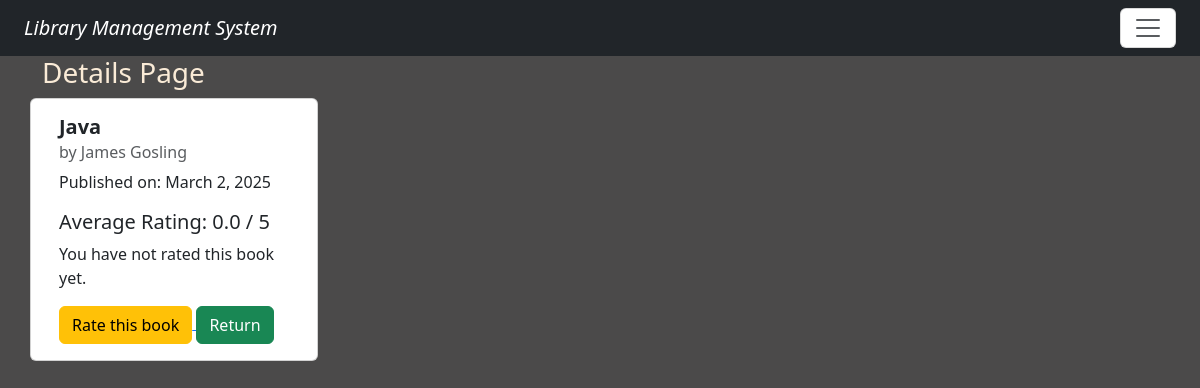
The app's page /book_detail/6/ (signed in), older data.
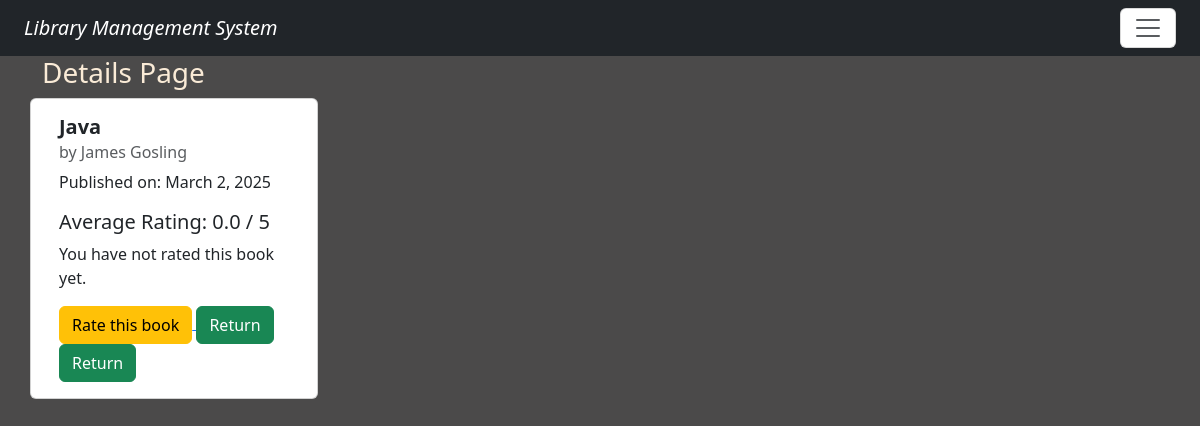
The same page, newer data.
### library/models.py (models this page shows, shortened)
class Author(models.Model):
    author_name = models.CharField(max_length=100)

class BorrowRecord(models.Model):
    user = models.ForeignKey(User, on_delete=models.CASCADE)
    book = models.ForeignKey(Book, on_delete=models.CASCADE)
    borrow_date = models.DateField(auto_now_add=True)
    return_date = models.DateField(null=True, blank=True)
    due_date = models.DateField(default=date.today() + timedelta(days=14))
    is_returned = models.BooleanField(default=False)

### library/views.py (the view)
# urls.py: path('book_detail/<int:pk>/', views.book_detail, name = 'book_detail'),
def book_detail(request, pk):
    book=Book.objects.get(pk=pk)
    user_rating = BookRating.objects.filter(book=book, user=request.user).first()
    user_has_borrowed = book.borrowrecord_set.filter(user=request.user, is_returned=False).exists()
    borrowed_books_count = BorrowRecord.objects.filter(user=request.user, is_returned=False).values('book').distinct().count()
    user_reached_limit = borrowed_books_count >=5
    if request.method=='POST':
        text=request.POST.get('text')
        if text:
            Comment.objects.create(user=request.user,book=book,text=text)
            return redirect('viewsbook',pk=pk)
    return render(request,'book_detail.html',{'book':book , 'user_has_borrowed':user_has_borrowed ,'user_reached_limit':user_reached_limit, 'user_rating' : user_rating})

### library/models.py (called while the page is built)
    def average_rating(self):
        ratings = self.ratings.all()  # This will now work because of related_name='ratings'
        if ratings.exists():
            total_rating = sum(rating.rating for rating in ratings)
            return total_rating / ratings.count()
        return 0.0

### library/templates/book_detail.html (shortened to what this page needs)
{% extends 'base.html' %}
{% block content %}
    <h3>Details Page</h3>
    <div class="card" style="width: 18rem;">
        <div class="card-body">
            <h5 class="card-title"><strong>{{ book.book_name }}</strong></h5>
            <h6 class="card-subtitle mb-2 text-body-secondary">by
                {% for auth in book.authors.all %}
                    {{ auth.author_name }}
                {% endfor %}
            </h6>
            <p class="card-text">Published on: {{ book.publish_date }}</p>
            <h5>Average Rating: {{ book.average_rating }} / 5</h5>
            {% if user_rating %}
                <h5>Your Rating: {{ user_rating.rating }} / 5</h5>
            {% else %}
                <p>You have not rated this book yet.</p>
            {% endif %}
            <a href="{% url 'rate_book' book.id %}">
                <input type="submit" value="Rate this book" class="btn btn-warning">
            </a>
        {% for borrow in book.borrowrecord_set.all %}
            {% if borrow.user == request.user and not borrow.is_returned %}
                <a href="{% url 'return_book' borrow.id %}" class="btn btn-success">Return</a>
            {% endif %}
        {% endfor %}
        </div>
    </div>
{% endblock content %}

Row changes from the older to the newer data that the page shows:
added BorrowRecord: is_returned "Return"
